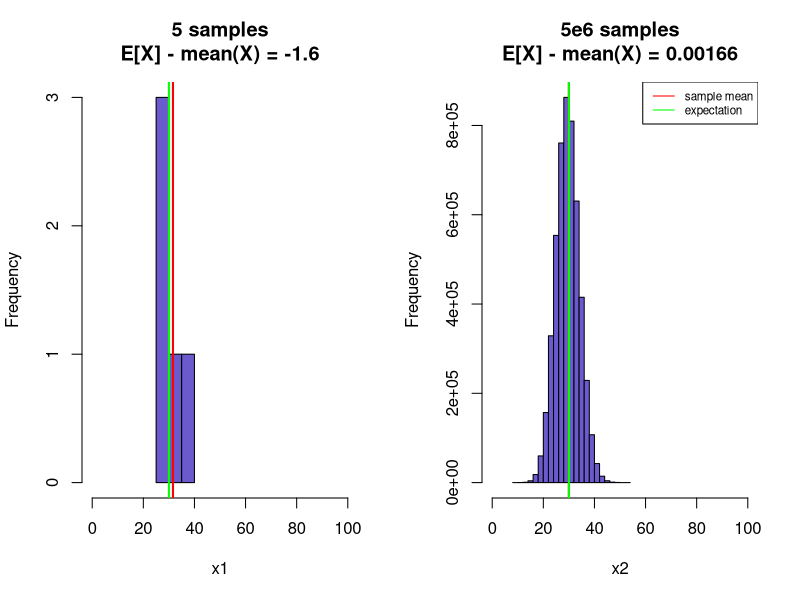
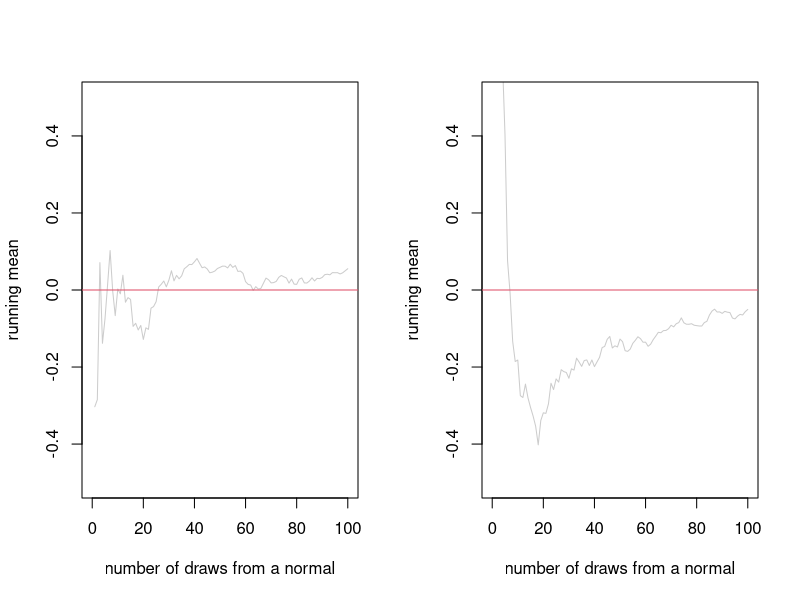
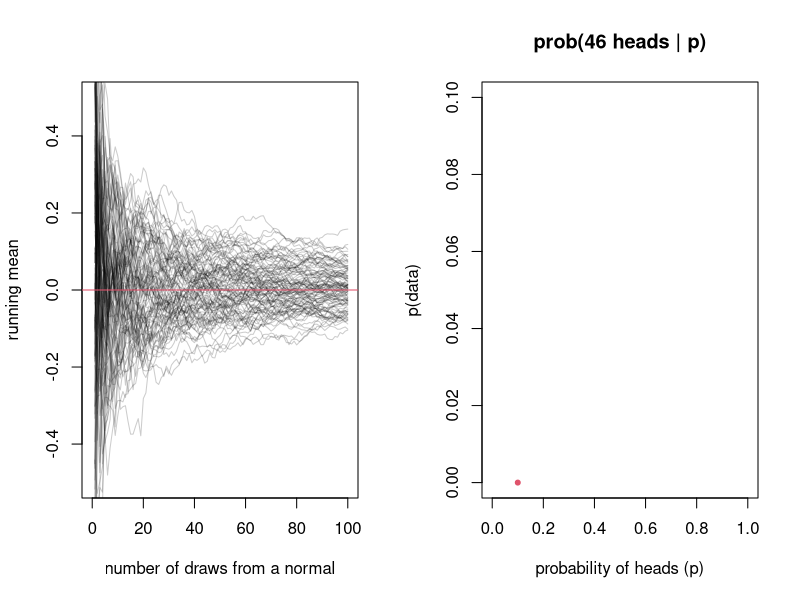
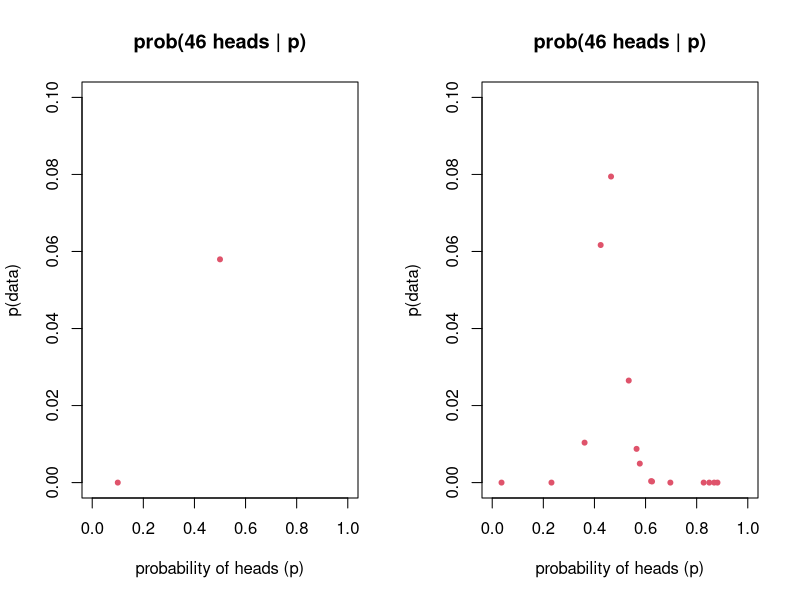
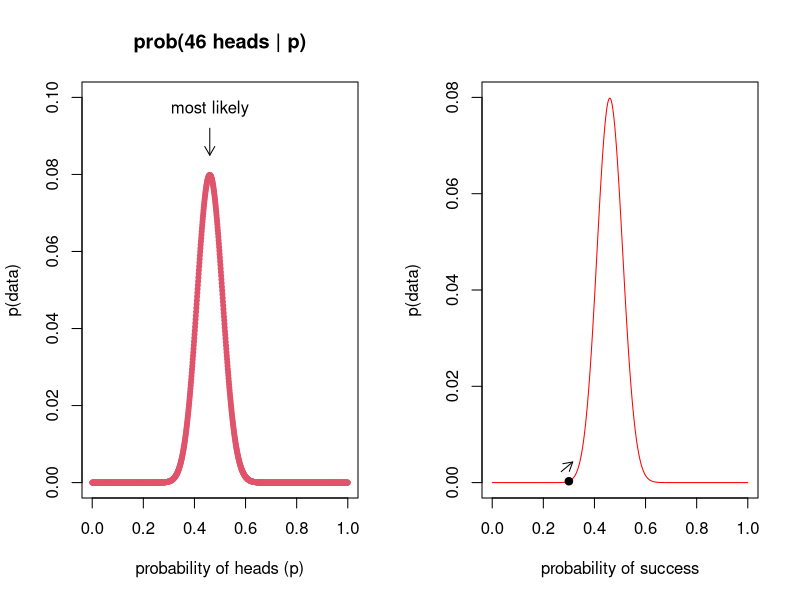
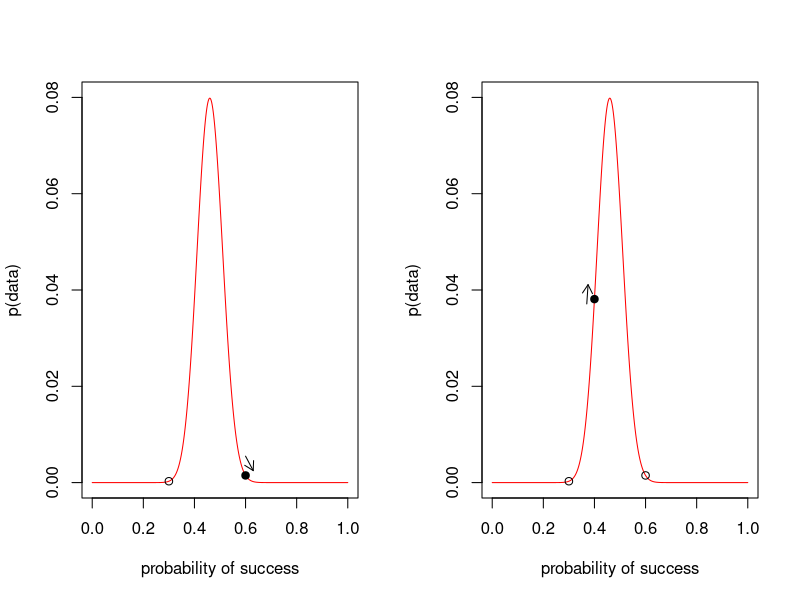
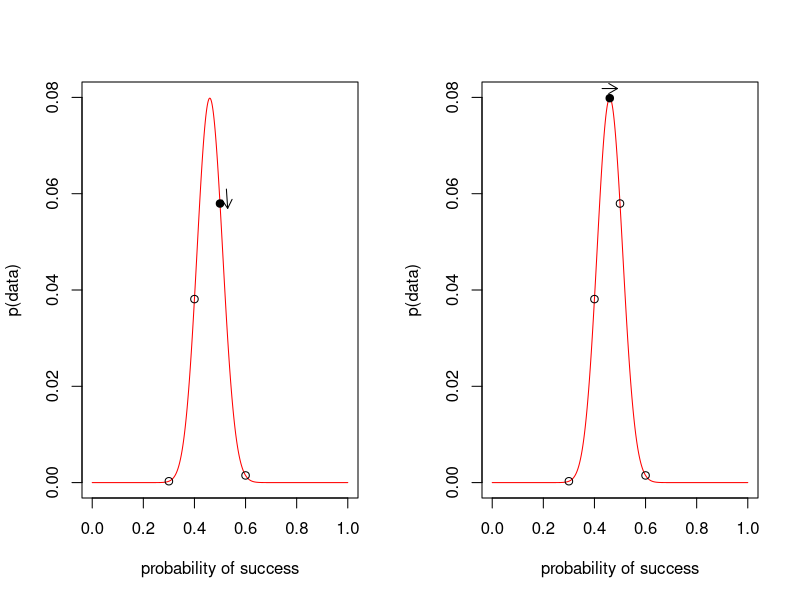
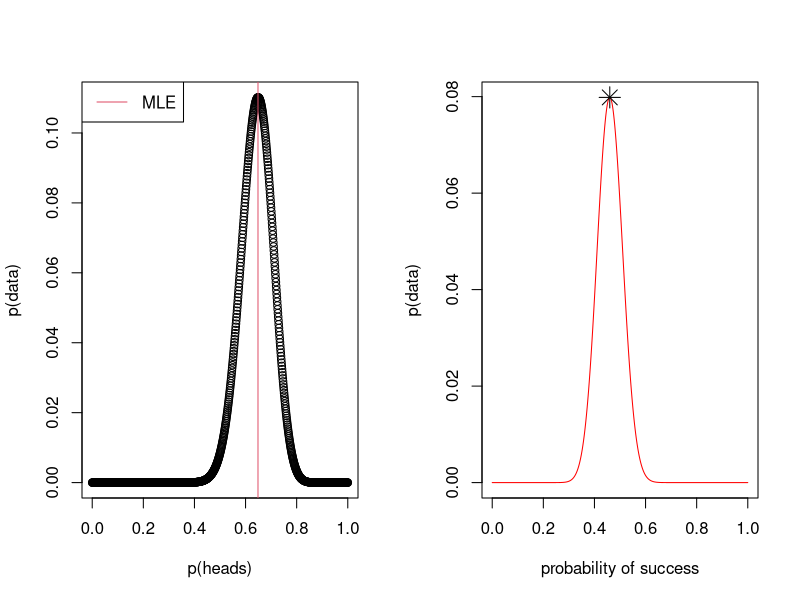

These charts were generated, in order, by the following R code:
## ---- chunk 1
	#set any global options
	options(digits=3)
	set.seed(123)
## ---- chunk 2
par(mfrow=c(1,2))
	x1 <- rbinom(5,size=100,prob=0.3)
	x2 <- rbinom(5e6,size=100,prob=0.3)
		hist(x1,col="slateblue",main=sprintf("5 samples\nE[X] - mean(X) = %s",signif(30-mean(x1),3)),xlim=c(0,100))
			abline(v=mean(x1),col="red",lwd=2)
			abline(v=100*0.3,col="green",lwd=2)
		hist(x2,col="slateblue",main=sprintf("5e6 samples\nE[X] - mean(X) = %s",signif(30-mean(x2),3)),xlim=c(0,100))
			abline(v=mean(x2),col="red",lwd=2)
			abline(v=100*0.3,col="green",lwd=2)
		legend(x="topright",lty=1,col=c("red","green"),legend=c("sample mean","expectation"),cex=0.7)
## ---- chunk 3
	draw.running.mean <- function(r,n){
		replicate(r,{
			x1 <- rnorm(n,mean=0,sd=0.5)
			x1.mean <- cumsum(x1)/(1:n)
			lines(1:n,x1.mean,col=adjustcolor(1,0.2))
		})
		return(invisible(0))
	}
	n <- 1e2
	plot(0,xlim=c(0,n),ylim=c(-0.5,0.5),type='n',
			xlab="number of draws from a normal",
			ylab="running mean")
		draw.running.mean(r = 1,n = 100)
		abline(h=0,col=2)
## ---- chunk 4
	draw.running.mean <- function(r,n){
		replicate(r,{
			x1 <- rnorm(n,mean=0,sd=0.5)
			x1.mean <- cumsum(x1)/(1:n)
			lines(1:n,x1.mean,col=adjustcolor(1,0.2))
		})
		return(invisible(0))
	}
	n <- 1e2
	plot(0,xlim=c(0,n),ylim=c(-0.5,0.5),type='n',
			xlab="number of draws from a normal",
			ylab="running mean")
		draw.running.mean(r = 1,n = 100)
		abline(h=0,col=2)
## ---- chunk 5

	n <- 1e2
	plot(0,xlim=c(0,n),ylim=c(-0.5,0.5),type='n',
			xlab="number of draws from a normal",
			ylab="running mean")
		draw.running.mean(r = 100,n = n)
		abline(h=0,col=2)
## ---- chunk 6
n.heads <- 46
## ---- chunk 7
	# calculate likelihood of the data if p = 0.1
	p <- 0.1
	plot(p,dbinom(x=n.heads,size=100,p=p),
		xlim=c(0,1),ylim=c(0,0.1),main="prob(46 heads | p)",
		xlab="probability of heads (p)",ylab="p(data)",
		pch=20,col=2)
## ---- chunk 8
	# calculate likelihood of the data if p = 0.1
	p <- c(0.1,0.5)
	plot(p,dbinom(x=n.heads,size=100,p=p),
		xlim=c(0,1),ylim=c(0,0.1),main="prob(46 heads | p)",
		xlab="probability of heads (p)",ylab="p(data)",
		pch=20,col=2)
## ---- chunk 9
	# calculate likelihood of the data if p = 0.1
	p <- runif(15,min=0,max=1)
	plot(p,dbinom(x=n.heads,size=100,p=p),
		xlim=c(0,1),ylim=c(0,0.1),main="prob(46 heads | p)",
		xlab="probability of heads (p)",ylab="p(data)",
		pch=20,col=2)
## ---- chunk 10
	# calculate likelihood of the data if p = 0.1
	p <- seq(0,1,length.out=1e3)
	plot(p,dbinom(x=n.heads,size=100,p=p),
		xlim=c(0,1),ylim=c(0,0.1),main="prob(46 heads | p)",
		xlab="probability of heads (p)",ylab="p(data)",
		pch=20,col=2)
	arrows(x0=0.46,x1=0.46,y0=0.092,y1=0.085,length=0.1)
	text(x=0.46,y=0.097,labels="most likely")
## ---- chunk 11
	# calculate likelihood of the data if p = 0.1
	p <- seq(0,1,length.out=1e3)
	plot(p,dbinom(x=n.heads,size=100,p=p),
		xlim=c(0,1),ylim=c(0,0.08),
		xlab="probability of success",ylab="p(data)",
		type='n')
		lines(p,dbinom(x=n.heads,size=100,p=p),col="red")
	 points(0.3,dbinom(x=n.heads,size=100,p=0.3),pch=19)
	 arrows(x0 = 0.3-0.03,x1 = 0.3 + 0.015,
	 		y0 = dbinom(x=n.heads,size=100,p=0.3) + 0.002,
	 		y1 = dbinom(x=n.heads,size=100,p=0.3) + 0.004,length=0.1)
## ---- chunk 12
	# calculate likelihood of the data if p = 0.1
	plot(p,dbinom(x=n.heads,size=100,p=p),
		xlim=c(0,1),ylim=c(0,0.08),
		xlab="probability of success",ylab="p(data)",
		type='n')
		lines(p,dbinom(x=n.heads,size=100,p=p),col="red")
	 points(0.3,dbinom(x=n.heads,size=100,p=0.3))
	 points(0.6,dbinom(x=n.heads,size=100,p=0.6),pch=19)
	 arrows(x0 = 0.6,x1 = 0.6 + 0.03,
	 		y0 = dbinom(x=n.heads,size=100,p=0.6) + 0.004,
	 		y1 = dbinom(x=n.heads,size=100,p=0.6) + 0.001,length=0.1)
## ---- chunk 13
	# calculate likelihood of the data if p = 0.1
	plot(p,dbinom(x=n.heads,size=100,p=p),
		xlim=c(0,1),ylim=c(0,0.08),
		xlab="probability of success",ylab="p(data)",
		type='n')
		lines(p,dbinom(x=n.heads,size=100,p=p),col="red")
	 points(0.3,dbinom(x=n.heads,size=100,p=0.3))
	 points(0.6,dbinom(x=n.heads,size=100,p=0.6))
	 points(0.4,dbinom(x=n.heads,size=100,p=0.4),pch=19)
	 arrows(x0 = 0.4-0.03,x1 = 0.4 - 0.025,
	 		y0 = dbinom(x=n.heads,size=100,p=0.4) - 0.001,
	 		y1 = dbinom(x=n.heads,size=100,p=0.4) + 0.003,length=0.1)
## ---- chunk 14
	# calculate likelihood of the data if p = 0.1
	plot(p,dbinom(x=n.heads,size=100,p=p),
		xlim=c(0,1),ylim=c(0,0.08),
		xlab="probability of success",ylab="p(data)",
		type='n')
		lines(p,dbinom(x=n.heads,size=100,p=p),col="red")
	 points(0.3,dbinom(x=n.heads,size=100,p=0.3))
	 points(0.6,dbinom(x=n.heads,size=100,p=0.6))
	 points(0.4,dbinom(x=n.heads,size=100,p=0.4))
	 points(0.5,dbinom(x=n.heads,size=100,p=0.5),pch=19)
	 arrows(x0 = 0.5+0.025,x1 = 0.5 + 0.03,
	 		y0 = dbinom(x=n.heads,size=100,p=0.5) + 0.003,
	 		y1 = dbinom(x=n.heads,size=100,p=0.5) - 0.001,length=0.1)
## ---- chunk 15
	# calculate likelihood of the data if p = 0.1
	plot(p,dbinom(x=n.heads,size=100,p=p),
		xlim=c(0,1),ylim=c(0,0.08),
		xlab="probability of success",ylab="p(data)",
		type='n')
		lines(p,dbinom(x=n.heads,size=100,p=p),col="red")
	 points(0.3,dbinom(x=n.heads,size=100,p=0.3))
	 points(0.6,dbinom(x=n.heads,size=100,p=0.6))
	 points(0.4,dbinom(x=n.heads,size=100,p=0.4))
	 points(0.5,dbinom(x=n.heads,size=100,p=0.5))
	 points(0.46,dbinom(x=n.heads,size=100,p=0.46),pch=19)
	 arrows(x0 = 0.46-0.03,x1 = 0.46 + 0.03,
	 		y0 = dbinom(x=n.heads,size=100,p=0.46) + 0.002,
	 		y1 = dbinom(x=n.heads,size=100,p=0.46) + 0.002,length=0.1)
## ---- chunk 16
p <- seq(0,1,length.out=1000)
likelihoods <- dbinom(x=37,size=57,p=p)
p[which.max(likelihoods)]
## ---- chunk 17
plot(p,likelihoods,xlab="p(heads)",ylab="p(data)")
	abline(v=p[which.max(likelihoods)],col=2)
	legend(x="topleft",lty=1,col=2,legend="MLE")
## ---- chunk 18
	l.binom <- function(p){
		binom.prob <- dbinom(x=46,size=100,prob=p)
		return(binom.prob)
	}
	mle <- optimize(f = l.binom,lower=0,upper=1,maximum=TRUE)
## ---- chunk 19
	plot(p,dbinom(x=n.heads,size=100,p=p),
		 xlab="probability of success",ylab="p(data)",type='n')
	lines(p,dbinom(x=n.heads,size=100,p=p),col="red")
	points(mle$maximum,mle$objective,pch=8,cex=2)
## ---- chunk 20
n.heads <- c(46,47,48)
## ---- chunk 21
dbinom(x=46, size=100, prob=0.5) * 
dbinom(x=47, size=100, prob=0.5) * 
dbinom(x=48, size=100, prob=0.5)
prod(dbinom(x=c(46,47,48) ,size=100, prob=0.5))
## ---- chunk 22
myObservations = rbinom(10,size=100,prob=0.5)
prod(dbinom(x=myObservations,size=100,prob=0.5))
## ---- chunk 23
myObservations = rbinom(50,size=100,prob=0.5)
prod(dbinom(x=myObservations,size=100,prob=0.5))
## ---- chunk 24
myObservations = rbinom(500,size=100,prob=0.5)
prod(dbinom(x=myObservations,size=100,prob=0.5))
## ---- chunk 25
heads <- rbinom(10,size=100,prob=0.5)
probs <- seq(0,1,length.out=50)
likelihood <- unlist(lapply(probs,function(p){prod(dbinom(heads,100,p))}))
log.likelihood <- unlist(lapply(probs,function(p){sum(dbinom(heads,100,p,log=TRUE))}))

par(mfrow=c(1,2))
	plot(probs,likelihood,main="likelihood",pch=20,xlab="p(heads)",ylab="likelihood")
	plot(probs,log.likelihood,main="log likelihood",pch=20,xlab="p(heads)",ylab="log likelihood")
## ---- chunk 26
n.heads <- rbinom(n=1e4,size=100,prob=0.7)
probs <- seq(0.001,0.999,length.out=50)
lnL1 <- sapply(probs,function(p){
			sum(dbinom(n.heads[1:100],100,p,log=TRUE))})

lnL2 <- sapply(probs,function(p){
			sum(dbinom(n.heads[1:1000],100,p,log=TRUE))})

lnL3 <- sapply(probs,function(p){
			sum(dbinom(n.heads[1:10000],100,p,log=TRUE))})
## ---- chunk 27
plot(probs,lnL1,ylab="log likelihood",ylim=c(-2e5,5e4),type='n')
	abline(v=0.7,col=1,lty=2)
legend(x="topleft",lty=1,lwd=3,
		col=c("blue","purple","red"),
		legend=c("n=1e2","n=1e3","n=1e4"))
## ---- chunk 28
plot(probs,lnL1,ylab="log likelihood",ylim=c(-2e5,5e4),type='n')
	abline(v=0.7,col=1,lty=2)
	lines(probs,lnL1,col="blue")
	lines(probs,lnL2,col="purple")
	lines(probs,lnL3,col="red")
legend(x="topleft",lty=1,lwd=3,
		col=c("blue","purple","red"),
		legend=c("n=1e2","n=1e3","n=1e4"))
